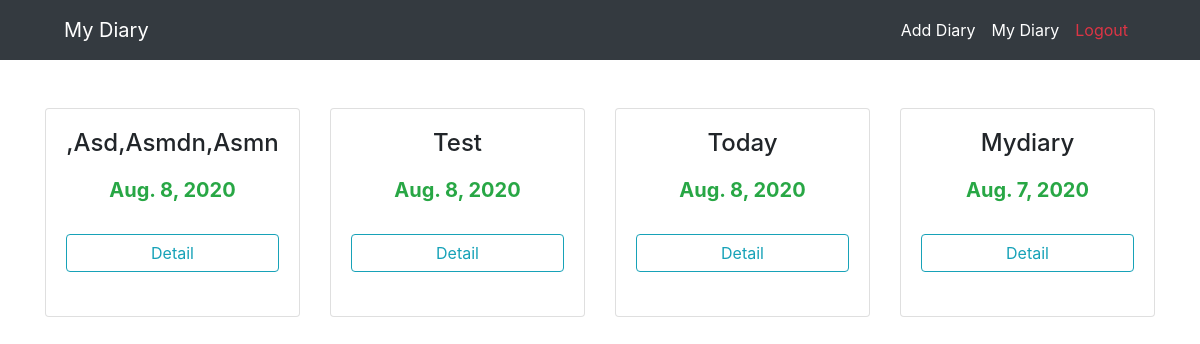
The page /my_diary/ (signed in) on the database its author committed.
### diary/models.py (models this page shows, shortened)
class MyDiary(models.Model):
    date_add = models.DateField(auto_now=True)
    name = models.ForeignKey(User, on_delete=models.CASCADE)
    title = models.CharField(max_length=50)
    value = models.CharField(max_length=10000)
    status = models.BooleanField(default=True)

### diary/views.py (the view)
# urls.py: path('my_diary/', views.my_diary, name='my_diary'),
def my_diary(request):
    if request.user.is_authenticated:
        diary = MyDiary.objects.filter(name=request.user).order_by('-date_add')
        if len(diary) == 0:
            message = 'You have 0 diary'
        else:
            message = None
        return render(request, 'diary/my_diary.html', {
            'diary': diary,
            'message':message,
        }
        )
    else:
        return HttpResponseRedirect(reverse('home:not_login'))

### templates/diary/my_diary.html (shortened to what this page needs)
{% extends 'base.html' %}
{% block content %}
{% if message is None %}
<div class="container my-5">
    <div class="row">
        {% for i in diary %}
        {% if i.status == True %}
        <div class="col-sm-9 col-ml-7 col-lg-3 mx-auto">
            <div class="card card-cascade">
                <div class="card-body card-body-cascade text-center">
                    <h4 class="card-title text-capitalize">{{ i.title }}</h4>
                    <h5 class="font-weigth-bold text-success py-2"><strong>{{ i.date_add }}</strong></h5>
                    <a href="../detail/{{ i.id }}/"
                        class="btn btn-outline-info btn-rounded btn-block my-4 wave-effect z-depth-0">Detail</a>
                </div>
            </div>
        </div>
        {% endif %}
        {% endfor %}
    </div>
</div>
{% endif %}
{% endblock content %}

### rows shown on the page
MyDiary: title ",asd,asmdn,asmn", date_add "Aug. 8, 2020"
MyDiary: title "Test", date_add "Aug. 8, 2020"
MyDiary: title "Today", date_add "Aug. 8, 2020"
MyDiary: title "Mydiary", date_add "Aug. 7, 2020"
